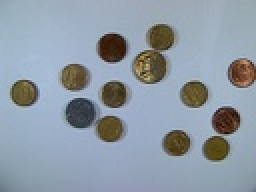
%> input picture Segmentation/coin.jpg, 128 x 96 px, shrunk from 640 x 480 before the run (shown 2 times larger)
$ octave k_mean_cluster.m   (GNU Octave 9; MATLAB toolbox functions it lacks are replaced by stand-ins)
%> lines starting %> are read from the running program, lines starting %| are printed output that depends on the picture
### Segmentation/kmeans_clustering.m
function [centroids, idx] = kmeans_clustering(X, K)
    % Khởi tạo các centroids ngẫu nhiên
    [n, m] = size(X);
    centroids = X(randperm(n, K), :);
    idx = zeros(n, 1);
    prev_idx = idx;
    % Lặp cho đến khi hội tụ
    while true
        % Bước 2: Gán mỗi điểm dữ liệu vào cụm gần nhất
        for i = 1:n
            distances = sqrt(sum((centroids - X(i, :)).^2, 2));
            [~, idx(i)] = min(distances);
        end
        % Bước 3: Tính lại centroid cho mỗi cụm
        for k = 1:K
            centroids(k, :) = mean(X(idx == k, :), 1);
        end
        % Kiểm tra sự hội tụ
        if isequal(prev_idx, idx)
            break;
        else
            prev_idx = idx;
        end
    end
end

### Segmentation/k_mean_cluster.m
clc, close all;
img = imread('coin.jpg');
%> img is the input picture: size 96x128x3 uint8; mean R, G, B 143.3, 154.7, 166.1
% Chuyá»ƒn áº£nh thÃ nh ma tráº­n 2D cÃ¡c Ä‘iá»ƒm dá»¯ liá»‡u (vÃ­ dá»¥: má»—i Ä‘iá»ƒm dá»¯ liá»‡u lÃ  má»™t pixel vá»›i 3 kÃªnh mÃ u)
[m, n, ~] = size(img);
%> m = 96; n = 128
X = double(reshape(img, m * n, []));
% Sá»‘ lÆ°á»£ng cá»¥m báº¡n muá»‘n táº¡o
K = 3;
% Ã?p dá»¥ng phÃ¢n cá»¥m K-means
[centroids, idx] = kmeans_clustering(X, K);
%> after the loop in kmeans_clustering, `while true`: centroids = [158.1 174.8 193.5; 83.26 71.56 51.3; 140.7 152.5 164.9]
% Ä?áº·t má»—i Ä‘iá»ƒm dá»¯ liá»‡u trong cÃ¹ng má»™t cá»¥m vá»›i centroid tÆ°Æ¡ng á»©ng
X_reconstructed = centroids(idx, :);
% Chuyá»ƒn ma tráº­n dá»¯ liá»‡u sau khi phÃ¢n cá»¥m thÃ nh áº£nh
img_reconstructed = uint8(reshape(X_reconstructed, m, n, []));
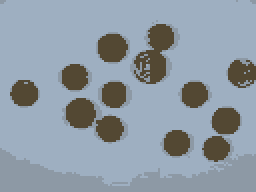
%> img_reconstructed: size 96x128x3 uint8 (shown 2 times larger); mean R, G, B 143.2, 154.9, 165.7
% Hiá»ƒn thá»‹ áº£nh gá»‘c vÃ  áº£nh sau khi phÃ¢n cá»¥m
figure;
subplot(1, 2, 1);
imshow(img);
title('origin img');
subplot(1, 2, 2);
imshow(img_reconstructed);
title(sprintf('K mean cluster K = %d', K));
